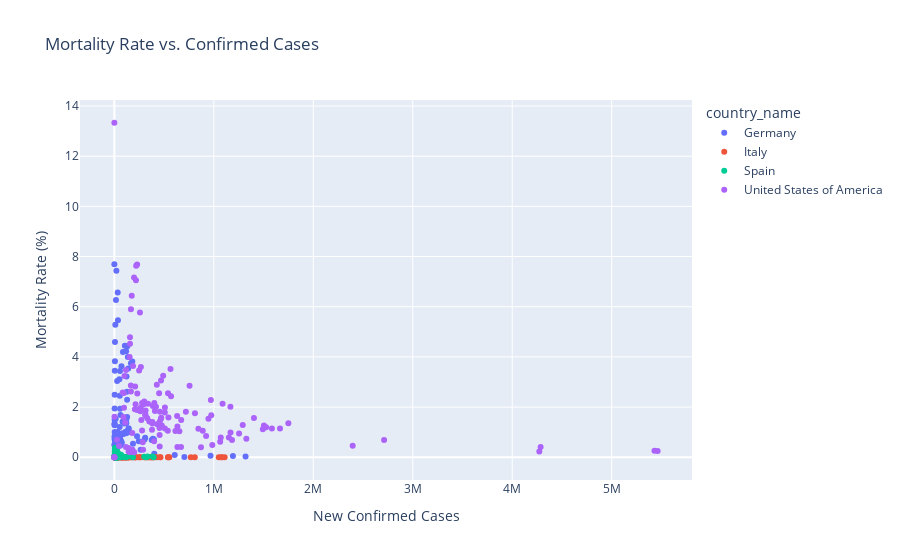

Notebook code cell kept with this figure:
### Markdown cell above
#### Mortality Rate Over Time by Country
- **Insight**: The United States again dominates the trends, showing relatively high mortality rates during early pandemic waves. Mortality rates in Germany, Spain, and Italy appear significantly lower, with Italy lacking mortality data entirely, limiting comprehensive comparison.
- **Observation**: A general downward trend in mortality rates is noticeable across countries, potentially reflecting improvements in healthcare responses and vaccine rollout.

### Code cell
# Scatter plot for mortality rate vs. confirmed cases

# Calculate derived variable: Mortality Rate
df['mortality_rate'] = (df['new_deceased'] / df['new_confirmed']) * 100 #putting it here again since it raised an error when only done earlier

fig5 = px.scatter(
    df,
    x='new_confirmed',
    y='mortality_rate',
    color='country_name',
    title="Mortality Rate vs. Confirmed Cases",
    labels={'new_confirmed': 'New Confirmed Cases', 'mortality_rate': 'Mortality Rate (%)'}
)
fig5.show()

### Figure 1 — Plotly figure (JSON) as saved in the notebook; plotly's stock layout.template omitted (floating-point values rounded to 4 significant figures; data arrays with more than 128 entries replaced by an {"elided": "..."} marker saying what was removed)
{"data": [{"hovertemplate": "country_name=Germany<br>New Confirmed Cases=%{x}<br>Mortality Rate (%)=%{y}<extra></extra>", "legendgroup": "Germany", "marker": {"color": "#636efa", "symbol": "circle"}, "mode": "markers", "name": "Germany", "orientation": "v", "showlegend": true, "type": "scatter", "x": [1, 1, 1, 5, 13, 6, 2, 13, 411, 2312, 13395, 28015, 36112, 33735, 20391, 16323, 9979, 6460, 5641, 4411, 3177, 2465, 2653, 2743, 4041, 3021, 2500, 2588, 3376, 4449, 5498, 7043, 8953, 9292, 8218, 9230, 10910, 12286, 14112, 19686, 32440, 53596, 93738, 119586, 128231, 128241, 126186, 122329, 139544, 166768, 180586, 130049, 118419, 135944, 105851, 86512, 71673, 56556, 50882, 54645, 57412, 61761, 81993, 102593, 120670, 97013, 143379, 144272, 137611, 113273, 90638, 59061, 36430, 29308, 16760, 10014, 5767, 4549, 4664, 7192, 10970, 14178, 17326, 25126, 40127, 59626, 70549, 74612, 67867, 56090, 56289, 55679, 59976, 79687, 117993, 143503, 228267, 309853, 387822, 398583, 375454, 303339, 245531, 187218, 263990, 401306, 606837, 966891, 1191961, 1319009, 703744], "xaxis": "x", "y": [0, 0, 0, 0, 0, 0, 0, 7.692, 0.4866, 1.341, 1.53, 3.038, 5.458, 6.572, 7.43, 6.267, 5.281, 4.598, 3.829, 3.446, 2.487, 1.947, 1.319, 1.495, 0.7176, 0.7944, 1.28, 0.8501, 1.007, 0.7417, 0.6912, 0.4118, 0.4021, 0.226, 0.2312, 0.6501, 0.6416, 0.7325, 0.822, 0.8534, 1.011, 1.203, 1.474, 1.517, 1.608, 2.289, 2.613, 3.221, 3.54, 3.745, 3.82, 4.424, 4.227, 3.995, 4.445, 4.191, 3.629, 3.434, 3.105, 2.456, 1.937, 1.684, 1.418, 1.346, 1.363, 1.52, 1.154, 1.124, 1.071, 1.02, 0.9279, 0.8957, 0.9141, 0.6995, 0.5489, 0.6491, 0.5202, 0.5276, 0.4931, 0.4171, 0.2917, 0.3668, 0.4098, 0.4577, 0.4511, 0.4696, 0.5443, 0.5911, 0.6483, 0.5973, 0.6857, 0.7974, 0.8453, 0.96, 0.9577, 0.9972, 0.8389, 0.7742, 0.7398, 0.7103, 0.689, 0.7038, 0.6419, 0.5368, 0.3, 0.1428, 0.08997, 0.05999, 0.04723, 0.02858, 0.01137], "yaxis": "y"}, {"hovertemplate": "country_name=Italy<br>New Confirmed Cases=%{x}<br>Mortality Rate (%)=%{y}<extra></extra>", "legendgroup": "Italy", "marker": {"color": "#EF553B", "symbol": "circle"}, "mode": "markers", "name": "Italy", "orientation": "v", "showlegend": true, "type": "scatter", "x": {"elided": "131 int values"}, "xaxis": "x", "y": {"elided": "131 int values"}, "yaxis": "y"}, {"hovertemplate": "country_name=Spain<br>New Confirmed Cases=%{x}<br>Mortality Rate (%)=%{y}<extra></extra>", "legendgroup": "Spain", "marker": {"color": "#00cc96", "symbol": "circle"}, "mode": "markers", "name": "Spain", "orientation": "v", "showlegend": true, "type": "scatter", "x": [2, 2, 73, 1973, 13999, 27313, 26786, 23494, 17106, 17317, 10543, 6890, 5025, 4451, 5619, 5442, 3887, 3673, 3258, 4037, 5263, 9180, 12564, 12493, 12946, 15940, 22661, 29703, 32135, 34464, 37219, 43470, 41023, 38152, 39886, 52803, 59558, 51037, 39323, 30066, 22568, 21638, 20584, 29396, 36213, 35231, 42777, 66830, 65800, 67762, 57060, 42861, 32253, 26973, 22352, 20897, 21516, 22660, 26361, 23931, 32133, 30804, 29470, 25405, 19042, 15463, 14116, 12162, 10821, 10335, 12400, 32023, 63241, 90657, 88714, 76703, 59956, 42184, 30272, 22366, 16600, 12420, 9243, 7164, 6497, 5312, 4469, 5055, 5956, 6259, 6963, 16827, 20451, 27774, 32705, 67437, 146927, 300446, 333772, 384607, 394907, 320505, 187155, 118123, 62131, 50828, 41740, 39277, 35195, 31111, 20645, 10576, 12412, 11500, 14419, 18286, 19929, 19021, 15422, 14879, 15559, 19128, 27256, 29954, 26483, 17490, 10343, 4009], "xaxis": "x", "y": [0, 0, 0, 0, 0.05715, 0.1831, 0.3509, 0.2043, 0.1637, 0.1732, 0.2087, 0.2903, 0.0796, 0.2247, 0.1068, 0.03675, 0.05145, 0, 0, 0, 0, 0, 0, 0, 0, 0.02509, 0.01765, 0.0404, 0.04979, 0.09285, 0.09672, 0.05981, 0.07313, 0.04194, 0.04011, 0.0606, 0.03358, 0.03919, 0.07121, 0.07982, 0.1507, 0.09243, 0.08745, 0.1497, 0.1546, 0.1249, 0.09818, 0.04788, 0.09726, 0.07674, 0.07361, 0.07466, 0.1116, 0.1557, 0.1253, 0.1818, 0.1766, 0.15, 0.129, 0.1086, 0.09336, 0.09739, 0.06787, 0.04723, 0.147, 0.09054, 0.0425, 0.03289, 0.1663, 0.05806, 0.08065, 0.01874, 0.009488, 0.01765, 0.02029, 0.0339, 0.07005, 0.1328, 0.185, 0.2325, 0.1807, 0.2899, 0.2164, 0.3629, 0.1847, 0.3389, 0.1343, 0.1187, 0.1679, 0.03195, 0.3734, 0.1307, 0.05868, 0.07201, 0.09173, 0.03855, 0.04084, 0.01664, 0.02936, 0.02756, 0, 0, 0, 0, 0, 0, 0, 0, 0, 0, 0, 0, 0, 0, 0, 0, 0, 0, 0, 0, 0, 0, 0, 0, 0, 0, 0, 0], "yaxis": "y"}, {"hovertemplate": "country_name=United States of America<br>New Confirmed Cases=%{x}<br>Mortality Rate (%)=%{y}<extra></extra>", "legendgroup": "United States of America", "marker": {"color": "#ab63fa", "symbol": "circle"}, "mode": "markers", "name": "United States of America", "orientation": "v", "showlegend": true, "type": "scatter", "x": {"elided": "136 int values"}, "xaxis": "x", "y": {"elided": "136 float values"}, "yaxis": "y"}], "layout": {"legend": {"title": {"text": "country_name"}, "tracegroupgap": 0}, "title": {"text": "Mortality Rate vs. Confirmed Cases"}, "xaxis": {"anchor": "y", "domain": [0, 1], "title": {"text": "New Confirmed Cases"}}, "yaxis": {"anchor": "x", "domain": [0, 1], "title": {"text": "Mortality Rate (%)"}}}}
